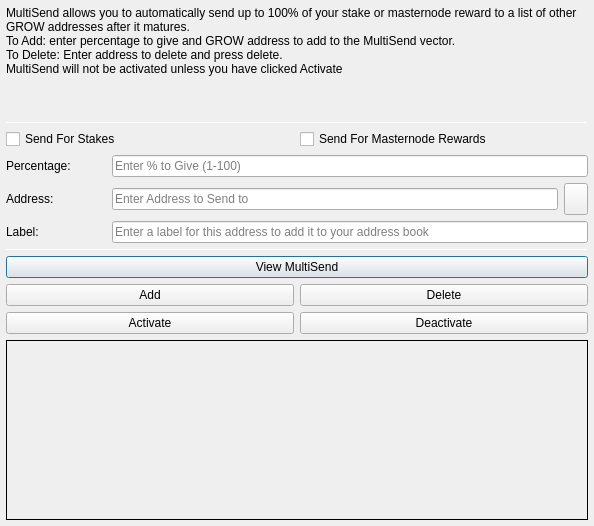
<?xml version="1.0" encoding="UTF-8"?>
<ui version="4.0">
 <class>MultiSendDialog</class>
 <widget class="QDialog" name="MultiSendDialog">
  <property name="windowModality">
   <enum>Qt::NonModal</enum>
  </property>
  <property name="geometry">
   <rect>
    <x>0</x>
    <y>0</y>
    <width>594</width>
    <height>526</height>
   </rect>
  </property>
  <property name="windowTitle">
   <string>MultiSend</string>
  </property>
  <layout class="QVBoxLayout" name="verticalLayout" stretch="0">
   <property name="leftMargin">
    <number>6</number>
   </property>
   <property name="topMargin">
    <number>6</number>
   </property>
   <property name="rightMargin">
    <number>6</number>
   </property>
   <property name="bottomMargin">
    <number>6</number>
   </property>
   <item>
    <layout class="QVBoxLayout" name="verticalLayout_Main" stretch="1,1,1,0,1,1,1">
     <item>
      <widget class="QLabel" name="label_2">
       <property name="lineWidth">
        <number>1</number>
       </property>
       <property name="text">
        <string>MultiSend allows you to automatically send up to 100% of your stake or masternode reward to a list of other GROW addresses after it matures.
To Add: enter percentage to give and GROW address to add to the MultiSend vector.
To Delete: Enter address to delete and press delete.
MultiSend will not be activated unless you have clicked Activate</string>
       </property>
       <property name="alignment">
        <set>Qt::AlignLeading|Qt::AlignLeft|Qt::AlignTop</set>
       </property>
       <property name="wordWrap">
        <bool>true</bool>
       </property>
      </widget>
     </item>
     <item>
      <widget class="Line" name="line">
       <property name="minimumSize">
        <size>
         <width>0</width>
         <height>1</height>
        </size>
       </property>
       <property name="maximumSize">
        <size>
         <width>16777215</width>
         <height>1</height>
        </size>
       </property>
       <property name="orientation">
        <enum>Qt::Horizontal</enum>
       </property>
      </widget>
     </item>
     <item>
      <layout class="QVBoxLayout" name="verticalLayout_Settings">
       <item>
        <layout class="QHBoxLayout" name="horizontalLayout">
         <item>
          <widget class="QCheckBox" name="multiSendStakeCheckBox">
           <property name="text">
            <string>Send For Stakes</string>
           </property>
          </widget>
         </item>
         <item>
          <widget class="QCheckBox" name="multiSendMasternodeCheckBox">
           <property name="text">
            <string>Send For Masternode Rewards</string>
           </property>
          </widget>
         </item>
        </layout>
       </item>
       <item>
        <layout class="QHBoxLayout" name="horizontalLayout_6">
         <item>
          <widget class="QLabel" name="label">
           <property name="minimumSize">
            <size>
             <width>100</width>
             <height>0</height>
            </size>
           </property>
           <property name="toolTip">
            <string>Percentage of stake to send</string>
           </property>
           <property name="text">
            <string>Percentage:</string>
           </property>
          </widget>
         </item>
         <item>
          <widget class="QLineEdit" name="multiSendPercentEdit">
           <property name="toolTip">
            <string>Enter whole numbers 1 - 100</string>
           </property>
           <property name="placeholderText">
            <string>Enter % to Give (1-100)</string>
           </property>
          </widget>
         </item>
        </layout>
       </item>
       <item>
        <layout class="QHBoxLayout" name="horizontalLayout_7">
         <item>
          <widget class="QLabel" name="label_5">
           <property name="minimumSize">
            <size>
             <width>100</width>
             <height>0</height>
            </size>
           </property>
           <property name="toolTip">
            <string>Address to send portion of stake to</string>
           </property>
           <property name="text">
            <string>Address:</string>
           </property>
          </widget>
         </item>
         <item>
          <widget class="QLineEdit" name="multiSendAddressEdit">
           <property name="toolTip">
            <string/>
           </property>
           <property name="placeholderText">
            <string>Enter Address to Send to</string>
           </property>
          </widget>
         </item>
         <item>
          <widget class="QToolButton" name="addressBookButton">
           <property name="maximumSize">
            <size>
             <width>16777215</width>
             <height>32</height>
            </size>
           </property>
           <property name="toolTip">
            <string>Choose an address from the address book</string>
           </property>
           <property name="text">
            <string/>
           </property>
           <property name="icon">
            <iconset resource="../grow.qrc">
             <normaloff>:/icons/address-book</normaloff>:/icons/address-book</iconset>
           </property>
           <property name="shortcut">
            <string>Alt+A</string>
           </property>
          </widget>
         </item>
        </layout>
       </item>
      </layout>
     </item>
     <item>
      <layout class="QHBoxLayout" name="horizontalLayout_3">
       <item>
        <widget class="QLabel" name="label_3">
         <property name="minimumSize">
          <size>
           <width>100</width>
           <height>0</height>
          </size>
         </property>
         <property name="text">
          <string>Label:</string>
         </property>
        </widget>
       </item>
       <item>
        <widget class="QLineEdit" name="labelAddressLabelEdit">
         <property name="placeholderText">
          <string>Enter a label for this address to add it to your address book</string>
         </property>
        </widget>
       </item>
      </layout>
     </item>
     <item>
      <widget class="Line" name="line_2">
       <property name="minimumSize">
        <size>
         <width>0</width>
         <height>1</height>
        </size>
       </property>
       <property name="maximumSize">
        <size>
         <width>16777215</width>
         <height>1</height>
        </size>
       </property>
       <property name="orientation">
        <enum>Qt::Horizontal</enum>
       </property>
      </widget>
     </item>
     <item>
      <layout class="QVBoxLayout" name="verticalLayout_Buttons">
       <item>
        <layout class="QHBoxLayout" name="horizontalLayout_4">
         <item>
          <widget class="QPushButton" name="viewButton">
           <property name="toolTip">
            <string/>
           </property>
           <property name="statusTip">
            <string>View MultiSend Vector</string>
           </property>
           <property name="text">
            <string>View MultiSend</string>
           </property>
          </widget>
         </item>
        </layout>
       </item>
       <item>
        <layout class="QHBoxLayout" name="horizontalLayout_2">
         <item>
          <widget class="QPushButton" name="addButton">
           <property name="toolTip">
            <string/>
           </property>
           <property name="statusTip">
            <string>Add to MultiSend Vector</string>
           </property>
           <property name="text">
            <string>Add</string>
           </property>
          </widget>
         </item>
         <item>
          <widget class="QPushButton" name="deleteButton">
           <property name="toolTip">
            <string/>
           </property>
           <property name="statusTip">
            <string>Delete Address From MultiSend Vector</string>
           </property>
           <property name="text">
            <string>Delete</string>
           </property>
          </widget>
         </item>
        </layout>
       </item>
       <item>
        <layout class="QHBoxLayout" name="horizontalLayout_5">
         <item>
          <widget class="QPushButton" name="activateButton">
           <property name="statusTip">
            <string>Activate MultiSend</string>
           </property>
           <property name="text">
            <string>Activate</string>
           </property>
          </widget>
         </item>
         <item>
          <widget class="QPushButton" name="disableButton">
           <property name="statusTip">
            <string>Deactivate MultiSend</string>
           </property>
           <property name="text">
            <string>Deactivate</string>
           </property>
          </widget>
         </item>
        </layout>
       </item>
      </layout>
     </item>
     <item>
      <widget class="QLabel" name="message">
       <property name="minimumSize">
        <size>
         <width>0</width>
         <height>180</height>
        </size>
       </property>
       <property name="frameShape">
        <enum>QFrame::Panel</enum>
       </property>
       <property name="frameShadow">
        <enum>QFrame::Plain</enum>
       </property>
       <property name="lineWidth">
        <number>1</number>
       </property>
       <property name="midLineWidth">
        <number>1</number>
       </property>
       <property name="text">
        <string/>
       </property>
       <property name="alignment">
        <set>Qt::AlignLeading|Qt::AlignLeft|Qt::AlignTop</set>
       </property>
       <property name="wordWrap">
        <bool>true</bool>
       </property>
      </widget>
     </item>
    </layout>
   </item>
  </layout>
 </widget>
 <resources>
  <include location="../grow.qrc"/>
 </resources>
 <connections/>
</ui>
